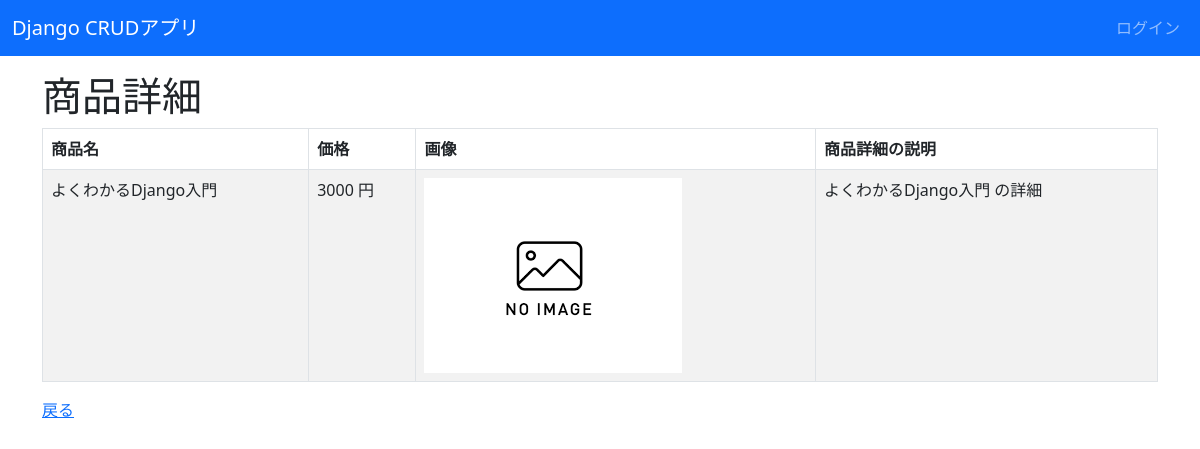
The app's page /crud/detail/1 with its own data.
### crud/models.py (models this page shows, shortened)
class Product(models.Model):
    name = models.CharField(max_length=200)
    price = models.PositiveIntegerField()
    category = models.ForeignKey(Category, on_delete=models.CASCADE)
    img = models.ImageField(blank=True, default="noImage.png")
    description = models.TextField(blank=True, null=True)

### crud/views.py (the view)
# urls.py: path('crud/detail/<int:pk>', views.ProductDetailView.as_view(), name="detail"),
class ProductDetailView(DetailView):
     model = Product

### crud/templates/crud/product_detail.html (shortened to what this page needs)
{% extends "base.html" %}
{% block content %}
<h1>商品詳細</h1>
<table class="table table-striped table-hover table-bordered">
<form method="post">
    <thead>
        <tr>
            <th>商品名</th>
            <th>価格</th>
            <th>画像</th>
            <th>商品詳細の説明</th>
        </tr>
    </thead>
    <tbody>
        <tr>
            <td>{{ product.name }}</td>
            <td>{{ product.price }} 円</td>
            <td><img src="{{ product.img.url }}" style="width:10px height:auto;"></td>
            <td>{{ product.name }} の詳細</td>
        </tr>
    </tbody>
</table>
<a href="{% url 'list' %}">戻る</a>
{% endblock %}

### records on screen
Product: name "よくわかるDjango入門", price "3000", img (placeholder picture)
